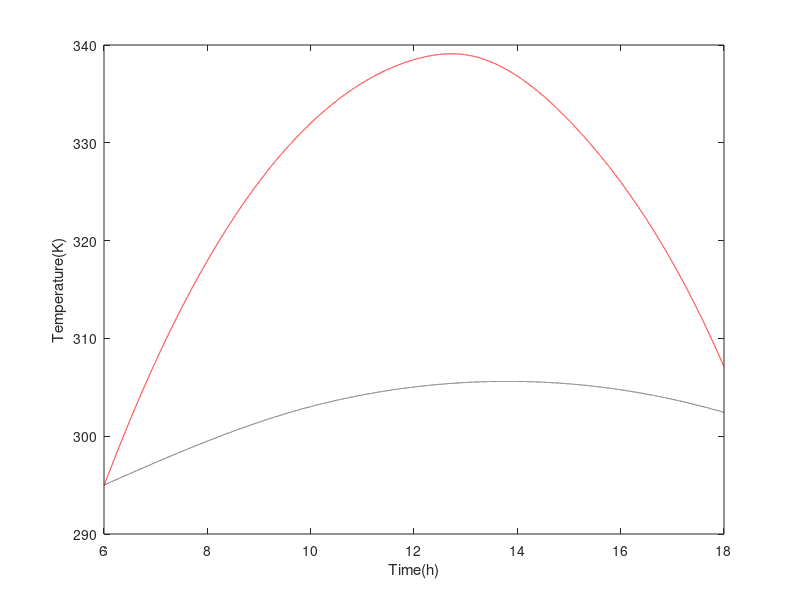

The MATLAB source for this figure:
x=[0 4226 13136 22292 31698 43200];
y=[295 297.708 302.51 305.146 305.429 302.436];
z=1:43200;
p = interp1(x,y,z,'spline')
a = [0 10800 14400 21600 25200 33400 36000 43200];
b = [294.91 326 332 338.5 339 330.7 326 307.1];
q = interp1(a,b,z,'spline')
r = 6:12/43199:18;
plot(r,p,'k--',r,q,'r-')
xlabel('Time(h)')
ylabel('Temperature(K)')
